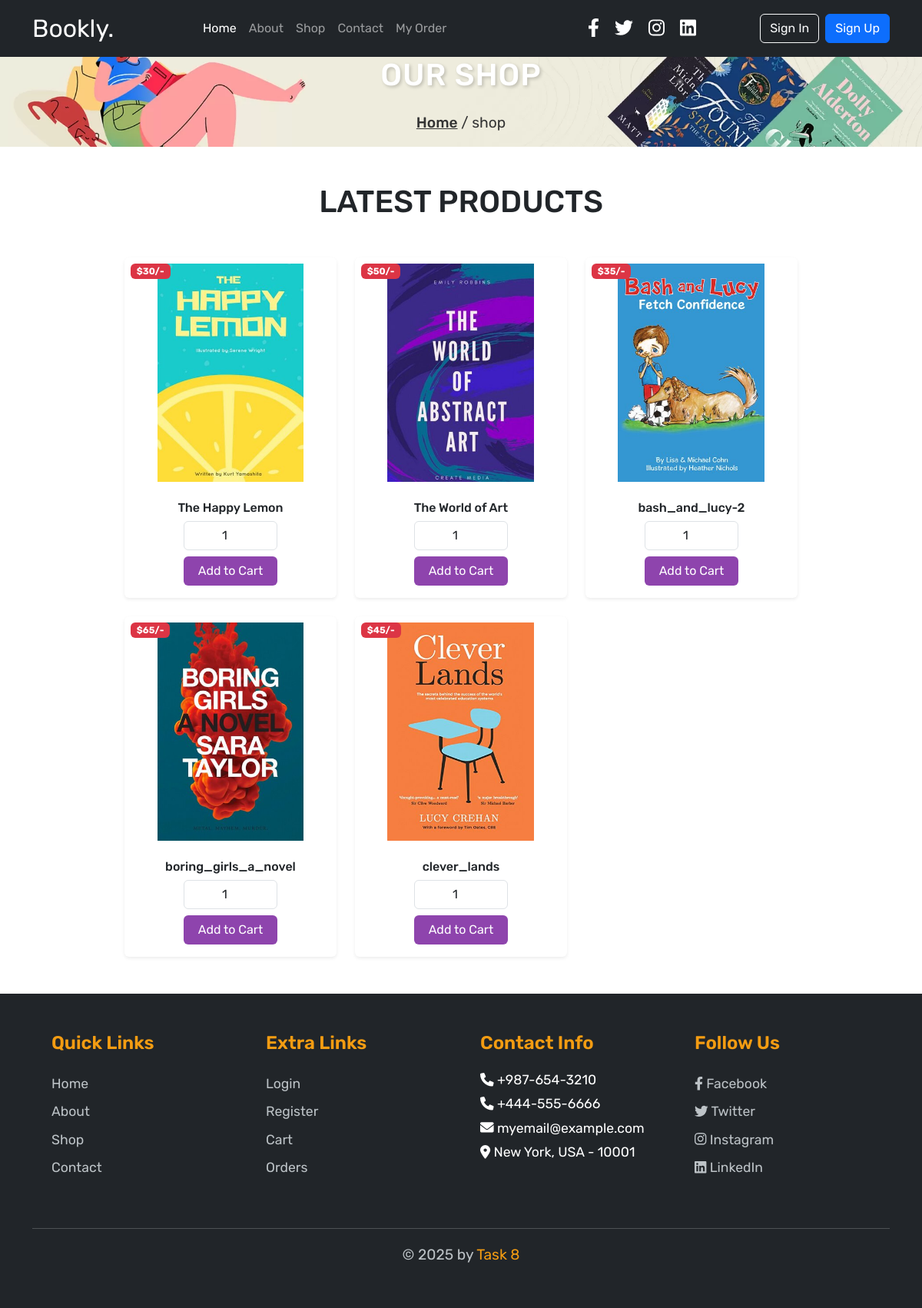
The page /shop.php on the database its author committed.
### tables this page shows
CREATE TABLE `products` (
  `id` int(100) NOT NULL,
  `name` varchar(100) NOT NULL,
  `price` varchar(100) NOT NULL,
  `image` varchar(100) NOT NULL
);

### shop.php (the view, shortened to what this page needs)
<?php
include 'connection.php';
?>
<!DOCTYPE html>
<html lang="en">
<head>
   <link rel="stylesheet" href="https://cdnjs.cloudflare.com/ajax/libs/font-awesome/6.0.0/css/all.min.css">
</head>
<body>
<?php include 'header.php'; ?>
<div class="heading">
   <h3>our shop</h3>
   <p> <a href="index.php">Home</a> / shop </p>
</div>
<section class="container py-5 w-75">
    <h1 class="text-center mb-5 fs-10">LATEST PRODUCTS</h1>
    <div class="row row-cols-lg-3 row-cols-md-2 row-cols-1 g-4 ">
        <?php
        $upload_dir = 'uploaded_img';
        $select_products = mysqli_query($connection, "SELECT * FROM products ") or die('Query failed: ' . mysqli_error($connection));
        if (mysqli_num_rows($select_products) > 0) {
            while ($product = mysqli_fetch_assoc($select_products)) {
        ?>
        <div class="col">
            <div class="card shadow-sm text-center border-0 h-100">
                <span class="badge bg-danger position-absolute top-0 start-0 m-2">
                    $<?php echo htmlspecialchars($product['price']); ?>/-
                </span>
                <div class="d-flex align-items-center" style="height: 300px;">
                    <img src="<?php echo $upload_dir . '/' . htmlspecialchars($product['image']); ?>"
                         class="card-img-top mx-auto p-2 w-75" alt="Product Image"
                         style="max-height: 100%; width: auto;"
                         onerror="this.src='<?php echo $upload_dir; ?>/default.jpg';">
                </div>
                <div class="card-body p-3">
                    <h6 class="card-title text-truncate">
                        <?php echo htmlspecialchars($product['name']); ?>
                    </h6>
                    <form action="" method="POST">
                        <input type="number" name="product_quantity" value="1" min="1" class="form-control mb-2 text-center w-50 mx-auto">
                        <button type="submit" name="add_to_cart" class="btn add-to-cart-btn">
    Add to Cart
</button>
</form>
                </div>
            </div>
        </div>
        <?php
            }
        } else {
            echo '<p class="text-center text-muted">No products available!</p>';
        }
        ?>
    </div>
</section>
<?php include 'footer.php'; ?>
</body>
</html>

### shop.php (style rules this page uses)
:root { --purple:#8e44ad; --purple-light:#a55ebd; --orange:#f39c12; --black:#333; --dark-gray:#444; --white:#fff; --light-color:#666; --light-bg:#f5f5f5; --border:.1rem solid var(--black); --box-shadow:0 .5rem 1rem rgba(0,0,0,.1); --gradient: linear-gradient(90deg, var(--purple), #9b59b6); }
* { font-family: 'Rubik', sans-serif; margin: 0; padding: 0; box-sizing: border-box; text-decoration: none; transition: all 0.3s ease; }
body { background-color: var(--light-bg); color: var(--black); }
.heading { display: flex; flex-flow: column; align-items: center; justify-content: center; gap: 1rem; background: url(images/heading-bg.webp) no-repeat; background-size: cover; background-position: center; text-align: center; }
.heading h3 { font-size: 2.5rem; color: var(--white); text-transform: uppercase; letter-spacing: 1px; text-shadow: 2px 2px 4px rgba(0,0,0,0.2); }
.heading p { font-size: 1.2rem; color: var(--black); }
.heading p a { color: var(--black); font-weight: 500; }
.add-to-cart-btn { background-color: #8e44ad !important; color: white !important; width: 50%; transition: transform 0.3s ease-in-out; }

### header.php (style rules this page uses)
:root { --primary: #8e44ad; --secondary: #6c3483; --accent: #f39c12; --dark: #333; --light: #fff; --gray: #f5f5f5; --text-color: #666; --border: 1px solid #ddd; --box-shadow: 0 .5rem 1rem rgba(0,0,0,.1); --transition: all 0.3s ease-in-out; }
* { margin: 0; padding: 0; box-sizing: border-box; font-family: 'Rubik', sans-serif; }

### rows shown on the page
products: price "30", image (picture), name "The Happy Lemon"
products: price "50", image (picture), name "The World of Art"
products: price "35", image (picture), name "bash_and_lucy-2"
products: price "65", image (picture), name "boring_girls_a_novel"
products: price "45", image (picture), name "clever_lands"
